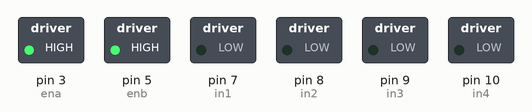
This sketch was run on a simulated Arduino Uno, built with avr-gcc and run on an emulated ATmega328P. Parts: switched loads named in the sketch (green lamp = pin HIGH).

Above: at 0.1 s.
Timing chart, 0 to 1.6 s (numbered marks = the images above):
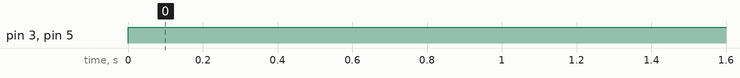

The sketch:

motor_control.ino
```cpp
/*
    Team: Top-Gun
*/

int in1 = 7;
int in2 = 8;
int in3 = 9;
int in4 = 10;
int ena = 3;
int enb = 5;
char val;
 void setup() {
  pinMode(ena, OUTPUT);
  pinMode(enb, OUTPUT);
  pinMode (in1, OUTPUT);
  pinMode (in2, OUTPUT);
  pinMode (in3, OUTPUT);
  pinMode (in4, OUTPUT);
}
void loop() {
  while (Serial.available()>0) {
    val=Serial.read();
    Serial.println(val);
}
  analogWrite(ena, 255);
  analogWrite(enb, 255);
  if (val == 'F') {
  digitalWrite (in1, HIGH);
  digitalWrite (in2, LOW);
  digitalWrite (in3, HIGH);
  digitalWrite (in4, LOW);
  // delay(5000);
  }
  else if (val =='B') {
  digitalWrite (in1, LOW);
  digitalWrite (in2, HIGH);
  digitalWrite (in3, LOW);
  digitalWrite (in4, HIGH);
  // delay(5000);
  }
  else if (val == 'L') {
  digitalWrite (in1, HIGH);
  digitalWrite (in2, LOW);
  digitalWrite (in3, LOW);
  digitalWrite (in4, HIGH);
  // delay(5000);
  }
  else if(val == 'R') {
  digitalWrite (in1, LOW);
  digitalWrite (in2, HIGH);
  digitalWrite (in3, HIGH);
  digitalWrite (in4, LOW);
  // delay(5000);
  }
else {
  digitalWrite (in1, LOW);
  digitalWrite (in2, LOW);
  digitalWrite (in3, LOW);
  digitalWrite (in4, LOW);
 }
}
```

Measured:
- by itself, pin 3 (ena), pin 5 (enb): LOW → HIGH at 0.00 s
